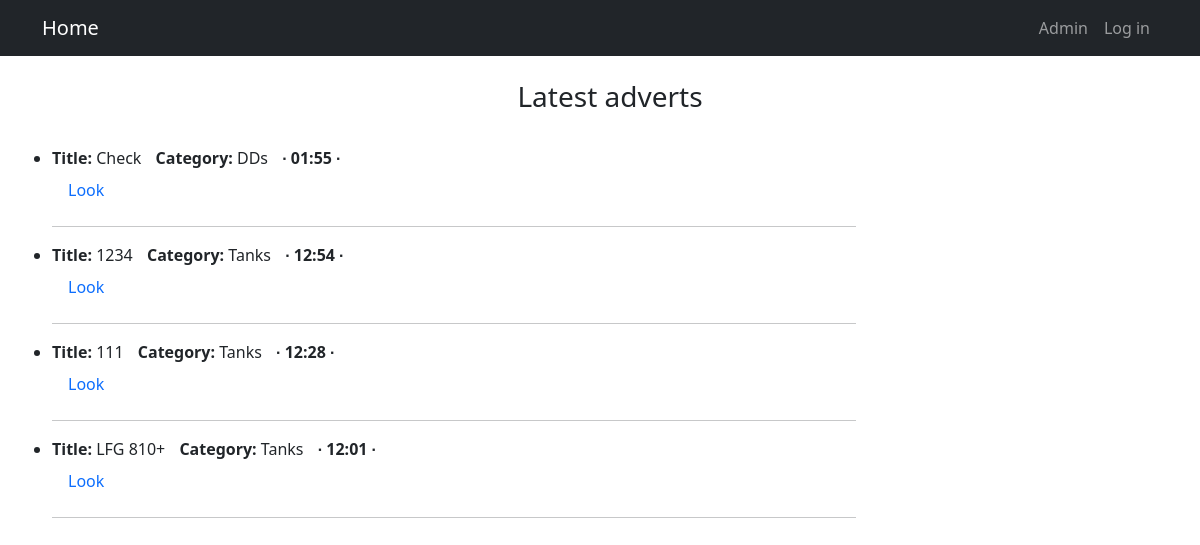
The app's page /, older data.
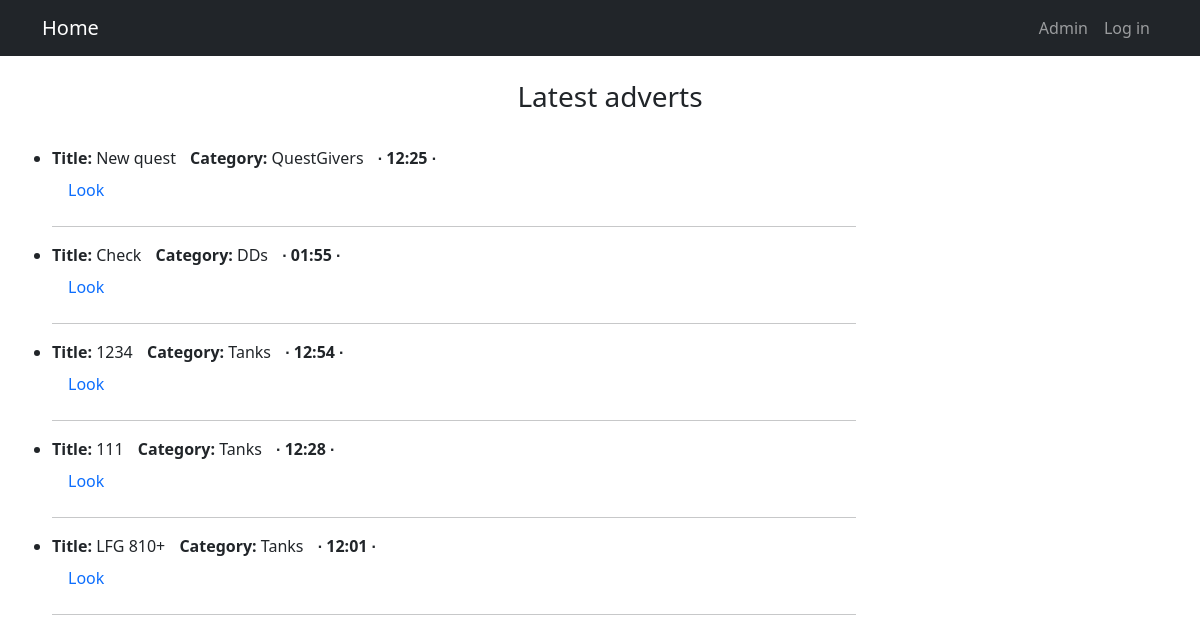
The same page, newer data.
### AdvApp/models.py (models this page shows, shortened)
class Advert(models.Model):
    CATEGORY = [
        ('Tanks', 'Tanks'),
        ('Healers', 'Healers'),
        ('DDs', 'DDs'),
        ('Traders', 'Traders'),
        ('GildMasters', 'GildMasters'),
        ('QuestGivers', 'QuestGivers'),
        ('Smiths', 'Smiths'),
        ('Tanners', 'Tanners'),
        ('Potions', 'Potions'),
        ('SpellMasters', 'SpellMasters')
    ]
    id_user = models.ForeignKey(User, on_delete=models.CASCADE)
    id_category = models.CharField(max_length=12, choices=CATEGORY, default='DDs')
    text = models.TextField()
    file = models.FileField(upload_to='media/')
    image = models.ImageField(upload_to='media/')
    title = models.CharField(max_length=128)
    dateCreation = models.DateTimeField(auto_now_add = True)

### AdvApp/views.py (the view)
# urls.py: path('', AdvertList.as_view()),
class AdvertList(ListView):
    model = Advert
    template_name = 'adverts.html'
    context_object_name = 'advertList'
    queryset = Advert.objects.order_by('-dateCreation')

### templates/adverts.html (shortened to what this page needs)
{% extends 'deafult.html' %}
{% block content %}
    {% if advertList %}
        <br>
        <div align="center">
            <h3> Latest adverts </h3>
        </div>
        <br>
        <ul>
        {% for adv in advertList %}
            <li>
                <div align="left" >
                    <b>Title:</b> {{ adv.title }} <span style="padding-left: 10px;"><b>Category:</b> {{ adv.id_category }} </span>
                    <b style="padding-left: 10px;">{{ adv.dateCreation|date:' ∙ h:i ∙ ' }} </b>
                    <a class="nav-link" href="{% url 'advDetail' adv.id %}">Look</a>
                    <hr style="width:70%;text-align:left;margin-left:0">
                </div>
            </li>
        {% endfor %}
        </ul>
    {% endif %}
{% endblock content %}

Row changes from the older to the newer data that the page shows:
added Advert: title "New quest", id_category "QuestGivers", dateCreation "∙ 12:25 ∙"
